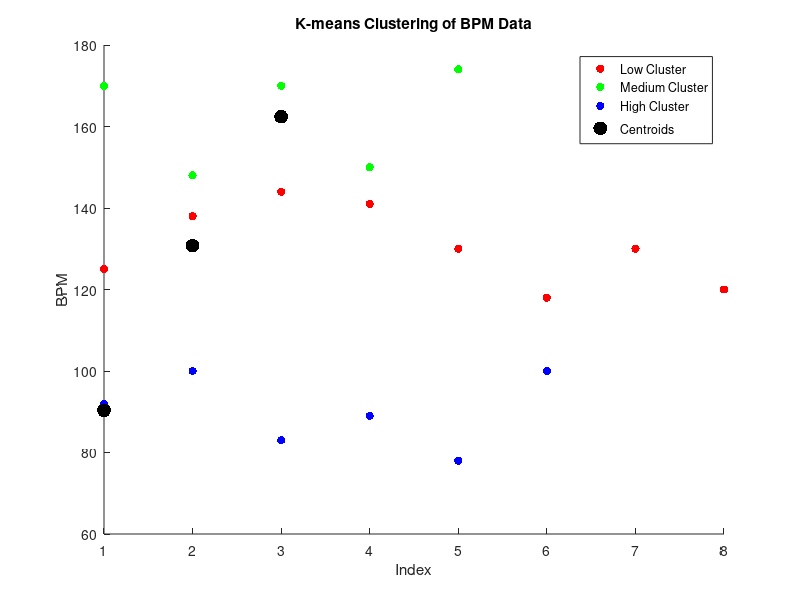

MATLAB code to generate this figure:
% Define the BPM data
bpm_data = [125, 92, 138, 170, 144, 141, 148, 100, 130, 170, 83, 150, 118, 130, 174, 89, 120, 78, 100];

% Reshape the data for k-means clustering
X = bpm_data';

% Number of clusters
k = 3;

% Perform k-means clustering
[idx, centroids] = kmeans(X, k);

% Sort the centroids in ascending order
[centroids, sorted_idx] = sort(centroids);

% Reorder the cluster indices accordingly
idx = sorted_idx(idx);

% Assign clusters
low_cluster = X(idx == 1);
medium_cluster = X(idx == 2);
high_cluster = X(idx == 3);

% Plot clusters
scatter(1:numel(low_cluster), low_cluster, 'r', 'filled');
hold on;
scatter(1:numel(medium_cluster), medium_cluster, 'g', 'filled');
scatter(1:numel(high_cluster), high_cluster, 'b', 'filled');

% Plot centroids
scatter(1:numel(centroids), centroids, 100, 'k', 'filled');

% Add legend
legend('Low Cluster', 'Medium Cluster', 'High Cluster', 'Centroids');
xlabel('Index');
ylabel('BPM');
title('K-means Clustering of BPM Data');
